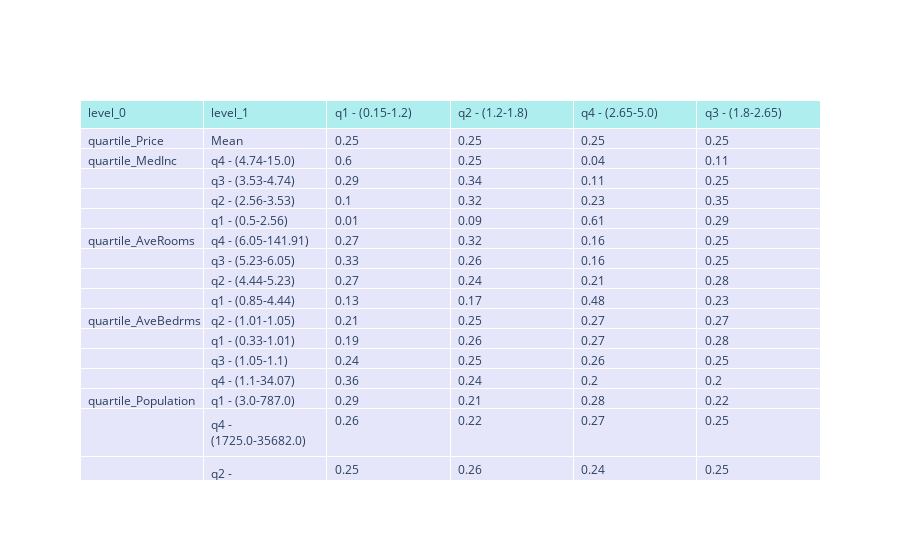

The cell this chart's notebook holds for it:
### Code cell
# generate dataframe freq target each feature
df_freq_target_each_feature, df_freq_target_each_feature_plotly = calculate_freq_target_each_features(df = data_percentile_feature_target, 
                                                                                                      target = name_target[0], # pass string 
                                                                                                      kind = 'percent'
                                                                                                     )
# transform into plotly table
fig_freq_target_each_feature = plot_df_table_plotly(df_freq_target_each_feature_plotly)

# save as plotly image and a excel table
fig_freq_target_each_feature.write_html("output_eda/5_categorical_analysis/freq_target_each_feature.html")
df_freq_target_each_feature.to_excel("output_eda/5_categorical_analysis/freq_target_each_feature.xlsx")

fig_freq_target_each_feature.show()

### Figure 1 — Plotly figure (JSON) as saved in the notebook; plotly's stock layout.template omitted (floating-point values rounded to 4 significant figures; data arrays with more than 128 entries replaced by an {"elided": "..."} marker saying what was removed)
{"data": [{"cells": {"align": "left", "fill": {"color": "lavender"}, "values": {"elided": "6x33 mixed values"}}, "header": {"align": "left", "fill": {"color": "paleturquoise"}, "values": ["level_0", "level_1", "q1 - (0.15-1.2)", "q2 - (1.2-1.8)", "q4 - (2.65-5.0)", "q3 - (1.8-2.65)"]}, "type": "table"}], "layout": {"autosize": true}}
